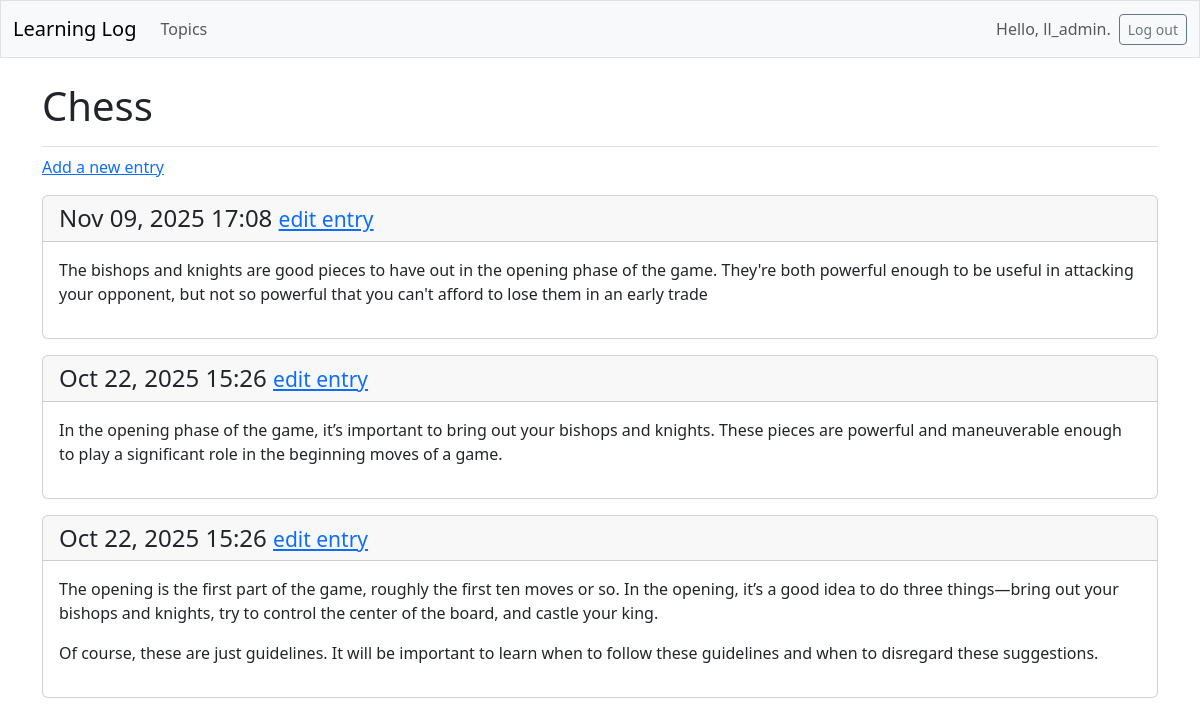
The page /topics/1/ (signed in) on the database its author committed.
### learning_logs/models.py (models this page shows, shortened)
class Topic(models.Model):
    text = models.CharField(max_length=200)
    date_added = models.DateTimeField(auto_now_add=True)
    owner = models.ForeignKey(User, on_delete=models.CASCADE)

class Entry(models.Model):
    topic = models.ForeignKey(Topic, on_delete=models.CASCADE)
    text = models.TextField()
    date_added = models.DateTimeField(auto_now_add=True)
    class Meta:
        verbose_name_plural = "entries"

### learning_logs/views.py (the view)
# urls.py: path("topics/<int:topic_id>/", views.topic, name="topic"),
@login_required
def topic(request, topic_id):
    topic = Topic.objects.get(id=topic_id)
    if topic.owner != request.user:
        raise Http404
    entries = topic.entry_set.order_by("-date_added")
    context = {"topic": topic, "entries": entries}
    return render(request, "learning_logs/topic.html", context)

### learning_logs/templates/learning_logs/topic.html
{% extends 'learning_logs/base.html' %}
{% block page_header %}
  <h1>{{ topic.text }}</h1>
{% endblock page_header %}
{% block content %}
  <p>
    <a href="{% url 'learning_logs:new_entry' topic.id %}">Add a new entry</a>
  </p>
{% for entry in entries %}
     <div class="card mb-3">
      <h4 class="card-header">
        {{ entry.date_added|date:'M d, Y H:i' }}
        <small><a href="{% url 'learning_logs:edit_entry' entry.id %}">
          edit entry</a></small>
      </h4>
       <div class="card-body">{{ entry.text|linebreaks }}</div>
    </div>
  {% empty %}
     <p>There are no entries for this topic yet.</p>
  {% endfor %}
{% endblock content %}

### learning_logs/templates/learning_logs/base.html (shortened to what this page needs)
<!doctype html>
<html lang="en">
<head>
  {% load django_bootstrap5 %}
  {% bootstrap_css %}
</head>
<body>
 <nav class="navbar navbar-expand-md navbar-light bg-light mb-4 border">
    <div class="container-fluid">
       <a class="navbar-brand" href="{% url 'learning_logs:index' %}">
          Learning Log</a>
       <div class="collapse navbar-collapse" id="navbarCollapse">
         <ul class="navbar-nav me-auto mb-2 mb-md-0">
           <li class="nav-item">
             <a class="nav-link" href="{% url 'learning_logs:topics' %}">
              Topics</a></li>
        </ul>
        <ul class="navbar-nav ms-auto mb-2 mb-md-0">
          {% if user.is_authenticated %}
            <li class="nav-item">
              <span class="navbar-text me-2">Hello, {{ user.username }}.
               </span></li>
          {% endif %}
        </ul>
        {% if user.is_authenticated %}
          <form action="{% url 'accounts:logout' %}" method='post'>
            <button name='submit' class='btn btn-outline-secondary btn-sm'>
                Log out</button>
          </form>
        {% endif %}
      </div>
    </div>
  </nav>
  <main class="container">
     <div class="pb-2 mb-2 border-bottom">
      {% block page_header %}{% endblock page_header %}
    </div>
    <div>
      {% block content %}{% endblock content %}
    </div>
  </main>
</body>
</html>

### rows shown on the page
Topic: text "Chess"
Entry: date_added "Nov 09, 2025 17:08", text "The bishops and knights are good pieces to have out in the opening phase of the game. They're both powerful enough to be useful in attacking your opponent, but not so powerful that you can't afford to lose them in an early trade"
Entry: date_added "Oct 22, 2025 15:26", text "In the opening phase of the game, it’s important to bring out your bishops and knights. These pieces are powerful and maneuverable enough to play a significant role in the beginning moves of a game."
Entry: date_added "Oct 22, 2025 15:26", text "The opening is the first part of the game, roughly the first ten moves or so. In the opening, it’s a good idea to do three things—bring out your bishops and knights, try to control the center of the board, and castle your king. Of course, these are just guidelines. It will be important to learn when to follow these guidelines and when to disregard these suggestions."

### other values the page prints
{{ user.username }} "ll_admin"
